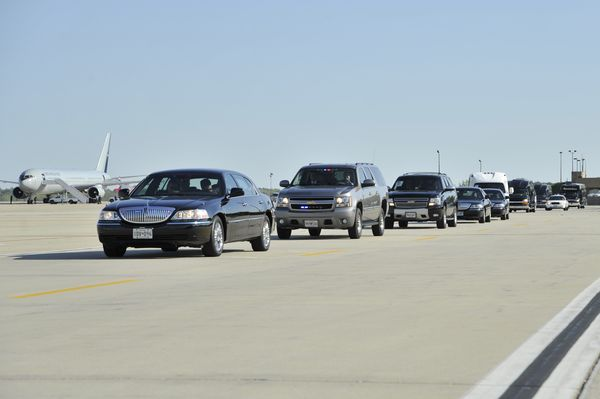
#> input picture docs/inspection/candidate-chile-motorcade.jpg, 600 x 399 px, found by its file name
$ python grade-chile-fleet.py
#> lines starting #> are read from the running program, lines starting #| are printed output that depends on the picture
import numpy as np
from PIL import Image, ImageEnhance, ImageFilter

def grade_motorcade():
    src_path = "public/images/candidate-chile-motorcade.jpg"
    img = Image.open(src_path).convert("RGB")
#> img is the input picture: PIL image 600x399 RGB; mean R, G, B 167.5, 177.6, 180.5
    w, h = img.size
#> w = 600; h = 399
    print(f"Original dimensions: {w}x{h}")
#| Original dimensions: 600x399

    # Crop to cinematic wide 16:9 or 21:9 ratio focusing on the vehicles and tarmac
    # In original 4256x2832:
    # Vehicles are centered vertically/horizontally. The plane is on the left.
    # Let's crop nicely so the Lincoln sedan is prominently on the right-half or center-right,
    # leaving the left side open for the headline and trust badges!

    # Let's inspect the crop coordinates:
    # y: 600 to 2600 (height 2000), x: 0 to 4256
    crop_box = (0, int(h * 0.15), w, int(h * 0.90))
#> crop_box = (0, 59, 600, 359)
    cropped = img.crop(crop_box)
    cw, ch = cropped.size
#> cw = 600; ch = 300

    arr = np.array(cropped, dtype=np.float32) / 255.0

    # Luminance
    lum = 0.299 * arr[:, :, 0] + 0.587 * arr[:, :, 1] + 0.114 * arr[:, :, 2]

    # Target brand colors:
    # Obsidian: #070A12
    obsidian = np.array([7 / 255.0, 10 / 255.0, 18 / 255.0], dtype=np.float32)
    # Indigo: #31326F
    indigo = np.array([49 / 255.0, 50 / 255.0, 111 / 255.0], dtype=np.float32)
    # Blue: #2D5090
    blue = np.array([45 / 255.0, 80 / 255.0, 144 / 255.0], dtype=np.float32)
    # Ice highlight: #C7D2FE
    ice = np.array([199 / 255.0, 210 / 255.0, 254 / 255.0], dtype=np.float32)

    # 1. Darken the image overall to convert daytime tarmac into dramatic dusk/midnight
    # Gamma adjustment: pull midtones down
    arr = np.power(arr, 1.45)

    # 2. Rebalance color channels: suppress bright daylight yellow/warm tones, push cool blue/indigo
    arr[:, :, 0] *= 0.70  # red down
    arr[:, :, 1] *= 0.80  # green down
    arr[:, :, 2] *= 1.25  # blue up
    arr = np.clip(arr, 0.0, 1.0)

    # Recalculate luminance
    lum = 0.299 * arr[:, :, 0] + 0.587 * arr[:, :, 1] + 0.114 * arr[:, :, 2]
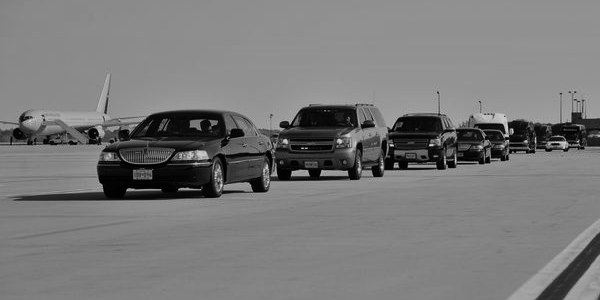
#> lum: shape (300, 600) float32; min 0, max 0.793, mean 0.477

    # 3. Tone mapping into Victor brand colors:
    out = np.zeros_like(arr)
    for c in range(3):
        # Shadow weight (deep dark tarmac & shadows)
        shadow_w = np.clip(1.0 - lum * 2.2, 0.0, 1.0)
        # Midtone weight (car bodies, tarmac texture)
        mid_w = np.clip(np.sin(lum * np.pi), 0.0, 1.0) * 0.4
        # Highlight weight (headlights, chrome, reflections)
        high_w = np.clip((lum - 0.5) * 2.0, 0.0, 1.0)

        out[:, :, c] = (
            arr[:, :, c] * (1.0 - shadow_w * 0.65 - mid_w * 0.35)
            + obsidian[c] * (shadow_w * 0.65)
            + indigo[c] * (mid_w * 0.35)
            + ice[c] * (high_w * 0.20)
        )
#> this loop made 3 passes
#> pass 1, in grade_motorcade, `shadow_w = np.clip(1.0 - lum * 2.2, 0.0, 1.0)`:
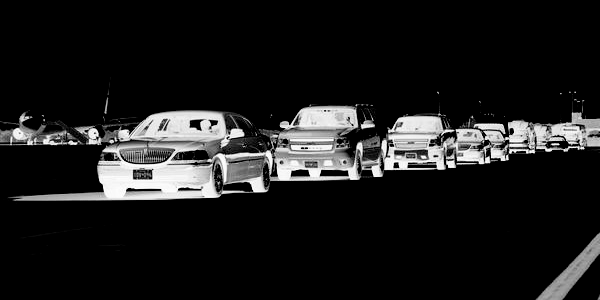
#> shadow_w: shape (300, 600) float32; min 0, max 1, mean 0.109
#> pass 1, in grade_motorcade, `mid_w = np.clip(np.sin(lum * np.pi), 0.0, 1.0) * 0.4`:
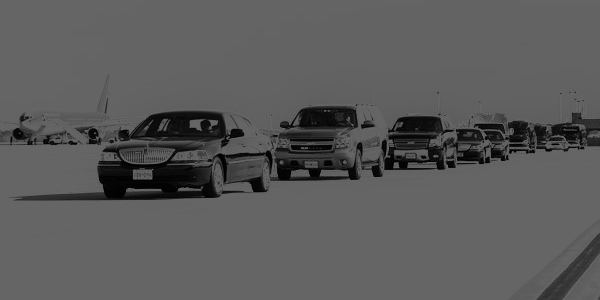
#> mid_w: shape (300, 600) float32; min 0, max 0.4, mean 0.357
#> pass 1, in grade_motorcade, `high_w = np.clip((lum - 0.5) * 2.0, 0.0, 1.0)`:
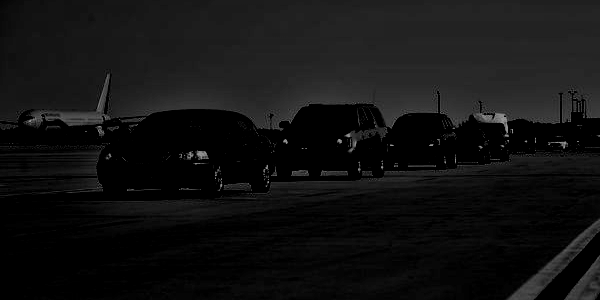
#> high_w: shape (300, 600) float32; min 0, max 0.586, mean 0.0716
#> after the loop:
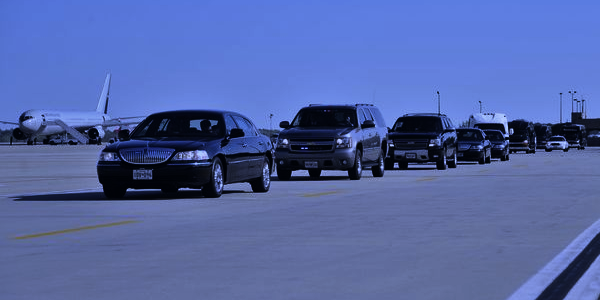
#> out: shape (300, 600, 3) float32; mean R, G, B 0.364, 0.44, 0.702; drawn with min black and max white

    out = np.clip(out, 0.0, 1.0)

    # 4. Vertical dark gradient blend (top sky to midnight, bottom tarmac to obsidian)
    y_coords = np.linspace(0, 1, ch)[:, np.newaxis]
#> y_coords = 300 values from 0 to 1
    top_darken = np.clip((0.25 - y_coords) / 0.25, 0.0, 1.0)
    bottom_darken = np.clip((y_coords - 0.60) / 0.40, 0.0, 1.0)
#> bottom_darken = 300 values from 0 to 1

    for c in range(3):
        out[:, :, c] = out[:, :, c] * (1.0 - top_darken * 0.85) + obsidian[c] * (top_darken * 0.85)
        out[:, :, c] = out[:, :, c] * (1.0 - bottom_darken * 0.90) + obsidian[c] * (bottom_darken * 0.90)
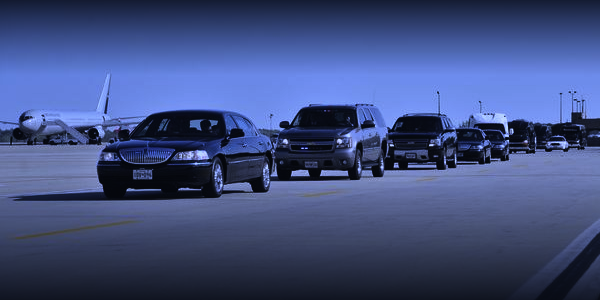
#> out: shape (300, 600, 3) float32; mean R, G, B 0.256, 0.313, 0.503

    # Convert to PIL Image
    result_arr = np.uint8(np.clip(out * 255.0, 0, 255))
    result = Image.fromarray(result_arr)

    # Contrast and clarity
    enhancer = ImageEnhance.Contrast(result)
    result = enhancer.enhance(1.3)
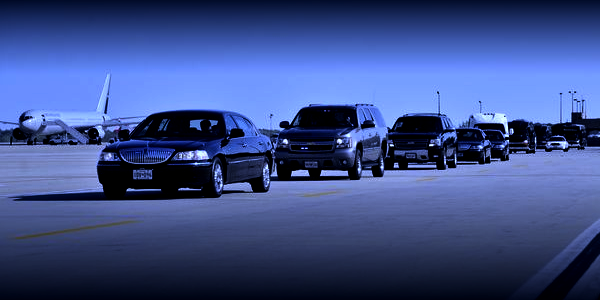
#> result: PIL image 600x300 RGB; mean R, G, B 61, 79.4, 137.7
    sharp = ImageEnhance.Sharpness(result)
    result = sharp.enhance(1.25)

    out_path = "public/images/india/hero-executive-convoy-graded.jpg"
    result.save(out_path, quality=95)
    print(f"Saved graded convoy image: {out_path} ({result.size})")
#| Saved graded convoy image: public/images/india/hero-executive-convoy-graded.jpg ((600, 300))

    # Also save a 600px preview
    thumb = result.resize((600, int(600 * result.height / result.width)))
    thumb.save("docs/inspection/thumb-chile-graded.jpg")

if __name__ == "__main__":
    grade_motorcade()
